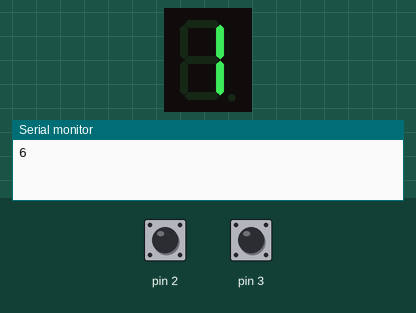
A sketch run on a simulated Arduino Uno, built with avr-gcc and run on an emulated ATmega328P. Shown: 1-digit seven-segment display, the last lines printed to the serial monitor. Wiring (inferred from the names in the program): 1-digit 7-segment display, segments lit when LOW: segments pin 5, pin 6, pin 7, pin 8, pin 9, pin 10, pin 11, pin 12. Inputs (shaded band) come from the test bench; at power-on: pin 3 HIGH, pin 2 HIGH. Random numbers use the default seed unless the sketch sets one; the segment pins are drawn as the display they are named for.

Above: at 1.2 s.
1.3 s: pin 3 pulled LOW for 0.15 s
At 1.8 s:
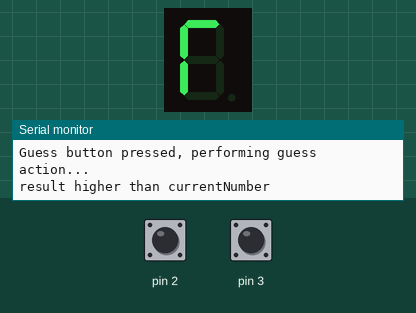
2.9 s: pin 3 pulled LOW for 1 s
At 4.1 s:
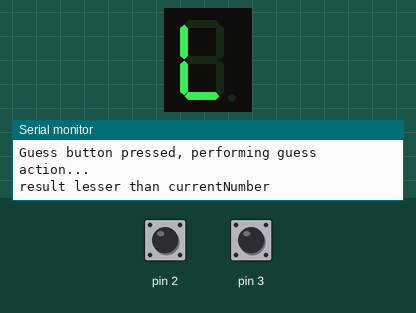
5.4 s: pin 2 pulled LOW for 0.15 s
At 6.6 s:
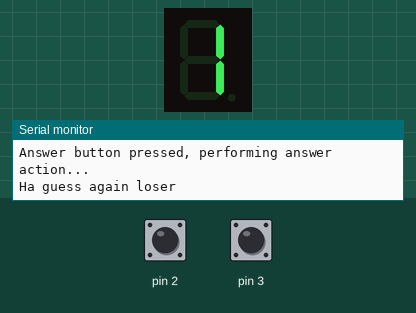
7.0 s: pin 2 pulled LOW for 1 s
At 7.8 s:
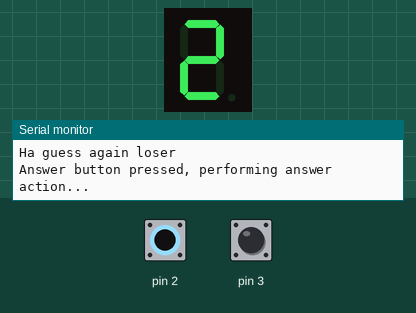
9.5 s: pin 3 pulled LOW for 3.2 s
At 10.4 s:
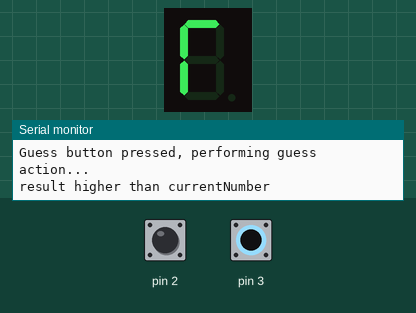
Timing chart, 0 to 12.5 s (numbered marks = the images above; inputs shaded):
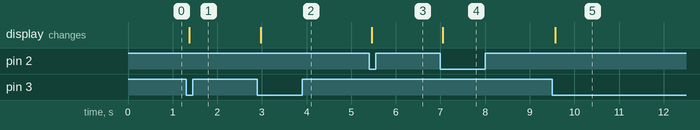

Measured:
- after the input at 1.3 s, the display: changes after 0.07 s (image 1)
- after the input at 2.9 s, the display: changes after 0.07 s (image 2)
- after the input at 5.4 s, the display: changes after 0.06 s (image 3)
- after the input at 7.0 s, the display: changes after 0.05 s (image 4)
- after the input at 9.5 s, the display: changes after 0.07 s (image 5)

The sketch:

GuessingNumber.ino
```cpp
const int segmentSize = 8;
const int numberSize = 12;
const int segmentPins[segmentSize] = { 5, 6, 7, 8, 9, 10, 11, 12 };
int randomNumber;
int currentNumber = 1;
int previousNumber = 0;
const int table[numberSize][segmentSize] = {
  { 0, 1, 1, 0, 0, 0, 0 },  // 1
  { 1, 1, 0, 1, 1, 0, 1 },  // 2
  { 1, 1, 1, 1, 0, 0, 1 },  // 3
  { 0, 1, 1, 0, 0, 1, 1 },  // 4
  { 1, 0, 1, 1, 0, 1, 1 },  // 5
  { 1, 0, 1, 1, 1, 1, 1 },  // 6
  { 1, 1, 1, 0, 0, 0, 0 },  // 7
  { 1, 1, 1, 1, 1, 1, 1 },  // 8
  { 1, 1, 1, 1, 0, 1, 1 },   // 9
  { 1, 1, 1, 1, 1, 1, 0 },  // equal
  { 0, 0, 0, 1, 1, 1, 0 },  // result lesser than currentNumber
  { 1, 0, 0, 0, 1, 1, 0 }   // result higher than currentNumber

};

class Button {
public:
  Button(int pin, int doStuffWhen)
    : pin(pin), doStuffWhen(doStuffWhen), lastButtonState(HIGH), lastDebounceTime(0), debounceDelay(50) {
    pinMode(pin, INPUT_PULLUP);
  }

  void HandleTogglePress() {
    int readValue = digitalRead(pin);
    if (readValue != lastButtonState) {
      lastDebounceTime = millis();
    }

    if (millis() - lastDebounceTime > debounceDelay) {
      if (readValue != buttonState) {
        buttonState = readValue;
        if (buttonState == doStuffWhen) {
          // Perform the action when the button is pressed
          DoStuff();
        }
      }
    }
    lastButtonState = readValue;
  }

  virtual void DoStuff() = 0;

private:
  int pin;
  int lastButtonState;
  int lastDebounceTime;
  int debounceDelay;
  int buttonState;
  int doStuffWhen;
};

class GuessButton : public Button {
public:
  GuessButton(int pin)
    : Button(pin, LOW) {}

  void DoStuff() override {
    // Action for the guess button
    previousNumber = currentNumber;
    Serial.println("Guess button pressed, performing guess action...");
    if (currentNumber == randomNumber) {
      Serial.println("Yes");
      currentNumber = 10;
    } else if (currentNumber > randomNumber) {
      Serial.println("result lesser than currentNumber");
      currentNumber = 11;
    } else {
      Serial.println("result higher than currentNumber");
      currentNumber = 12;
    }
  }
};

class AddButton : public Button {
public:
  AddButton(int pin)
    : Button(pin, LOW) {}

  void DoStuff() override {
    // Action for the answer button
    Serial.println("Answer button pressed, performing answer action...");
    if(currentNumber >= 10)
    {
      Serial.println("Ha guess again loser");
      currentNumber = previousNumber;
    }
    currentNumber++;
    if (currentNumber >= 10) {
      currentNumber = 1;
    }
  }
};

GuessButton guessButton(3);  // Initialize a guess button on pin 3
AddButton addButton(2);      // Initialize an answer button on pin 2


void setup() {
  // put your setup code here, to run once:
  Serial.begin(9600);
  randomSeed(analogRead(A0));
  randomNumber = random(1, 10);
  Serial.println(randomNumber);
  for (int i = 0; i < segmentSize; i++) {
    pinMode(segmentPins[i], OUTPUT);
    digitalWrite(segmentPins[i], HIGH);
  }
  pinMode(2, INPUT_PULLUP);
  pinMode(3, INPUT_PULLUP);
}
void loop() {
  guessButton.HandleTogglePress();
  addButton.HandleTogglePress();
  for (int i = 0; i < segmentSize; i++) {
    digitalWrite(segmentPins[i], !table[currentNumber - 1][i]);
  }
  // You can add more buttons and call their HandleTogglePress() methods here if needed.
}
```
